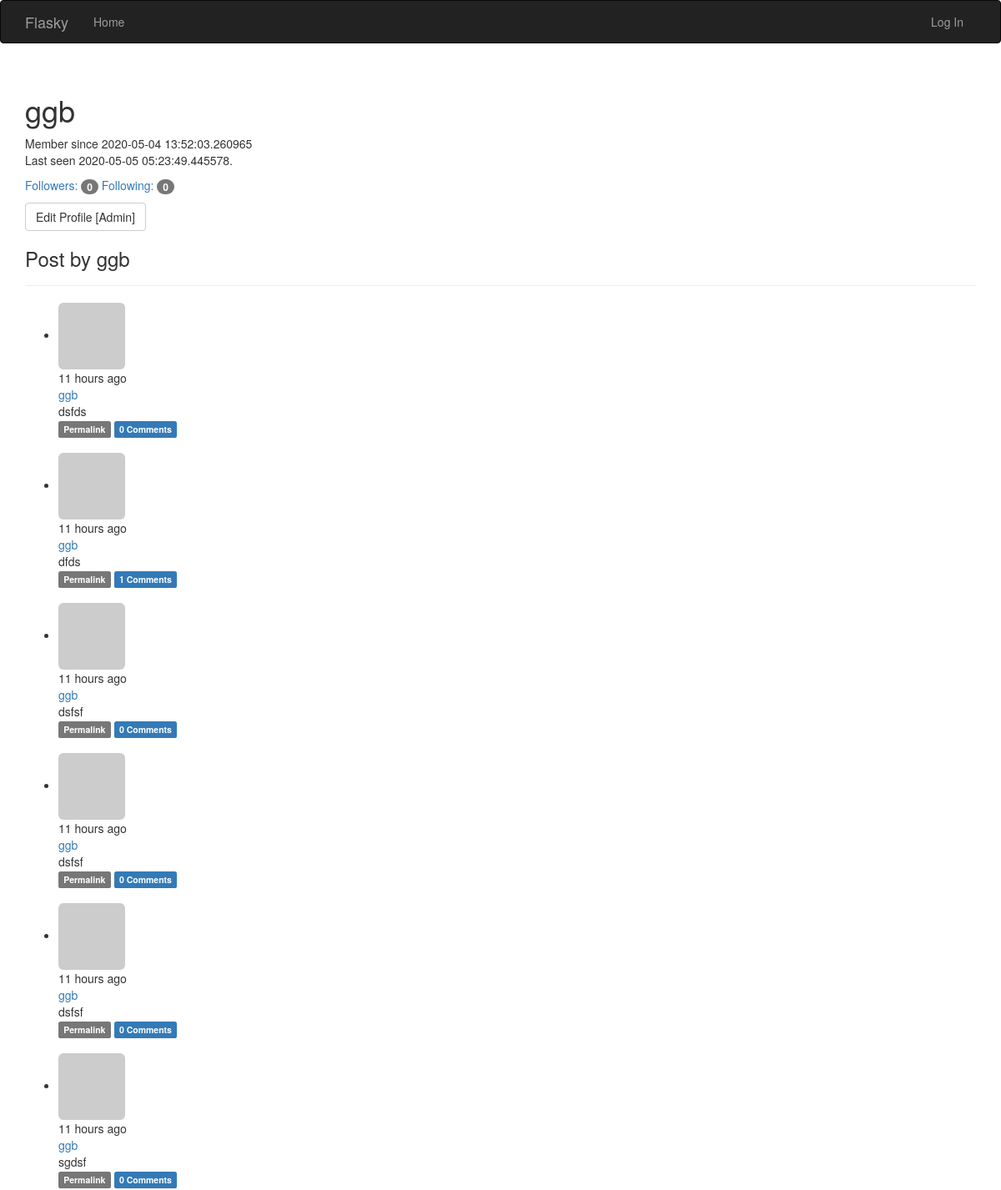
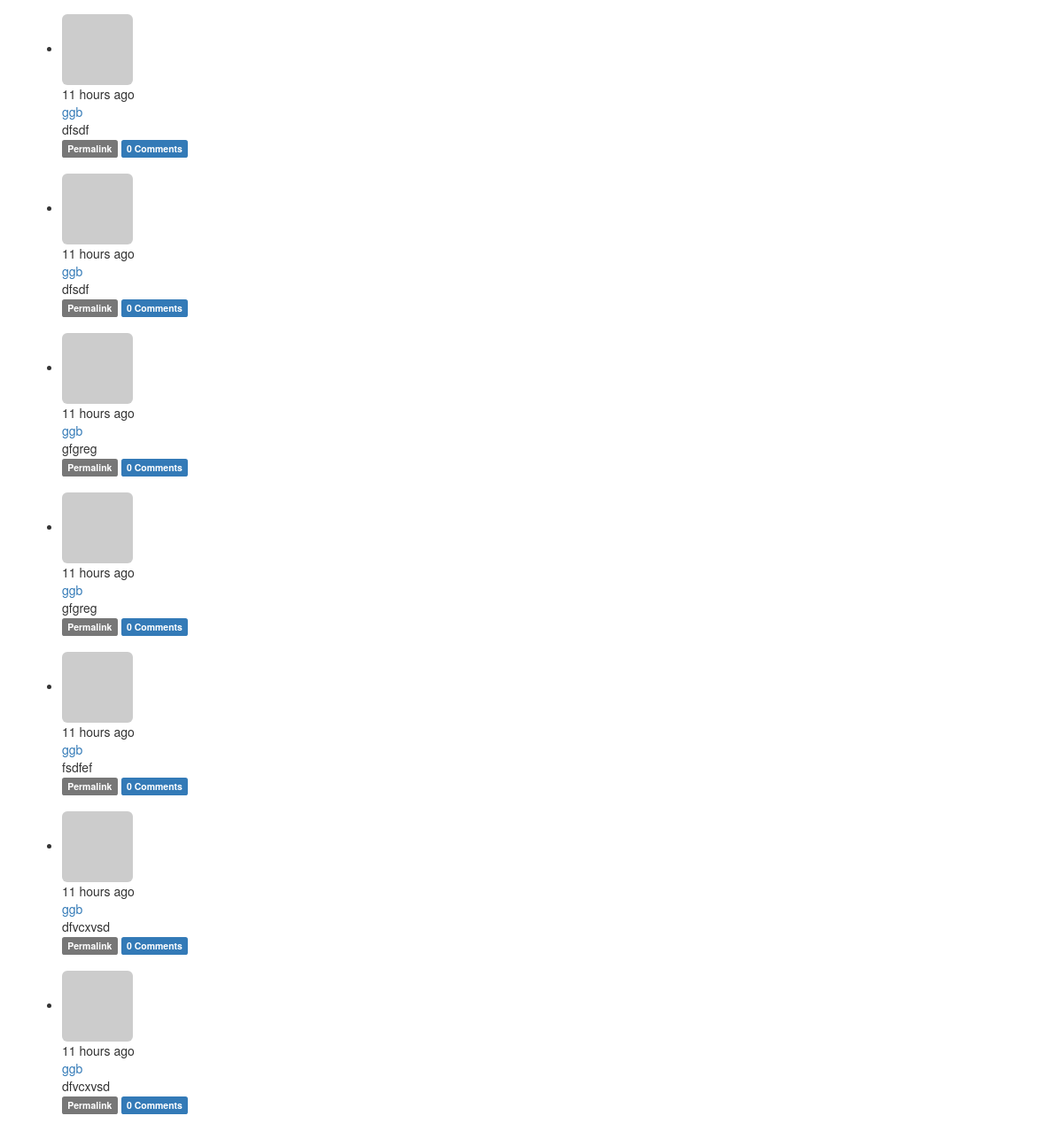
The app's page /user/ggb with its own data (2 pictures, top to bottom).
### app/models.py (models this page shows, shortened)
class User(UserMixin, db.Model):  # 用户要登录必须加UserMixin类
    __tablename__ = 'users'
    id = db.Column(db.Integer, primary_key=True)
    email = db.Column(db.String(64), unique=True, index=True)
    username = db.Column(db.String(64), unique=True, index=True)
    role_id = db.Column(db.Integer, db.ForeignKey('roles.id'))
    password_hash = db.Column(db.String(128))
    confirmed = db.Column(db.Boolean, default=False)  # boolean记住设默认值default=False
    name = db.Column(db.String(64))
    location = db.Column(db.String(64))
    about_me = db.Column(db.Text())
    member_since = db.Column(db.DateTime(), default=datetime.utcnow)  # utcnow后面没有参数
    last_seen = db.Column(db.DateTime(), default=datetime.utcnow)
    avatar_hash = db.Column(db.String(32))  # md5值
    posts = relationship('Post', backref='author', lazy='dynamic')
    followed = db.relationship('Follow',
                               foreign_keys=[Follow.follower_id],
                               backref=db.backref('follower', lazy='joined'),  # 注意这里的backref回引的是Follow模型即（关注的人，被关注的人）
                               lazy='dynamic',
                               cascade='all, delete-orphan')
    followers = db.relationship('Follow',
                               foreign_keys=[Follow.followed_id],
                               backref=db.backref('followed', lazy='joined'),
                               lazy='dynamic',
                               cascade='all, delete-orphan')
    comments = db.relationship('Comment', backref='author', lazy='dynamic')
    @property
    def password(self):
        raise AttributeError('password is not a readable attribute')  # 读异常
    def gravatar(self, size=100, default='identicon', rating='g'):
        url = 'https://secure.gravatar.com/avatar'
        hash = self.avatar_hash or self.gravatar_hash()
        return '{url}/{hash}?s={size}&d={default}&r={rating}'.format(
            url=url, hash=hash, size=size, default=default, rating=rating)

class Post(db.Model):
    __tablename__ = 'posts'
    id = db.Column(db.Integer, primary_key=True)
    body = db.Column(db.Text)
    timestamp = db.Column(db.DateTime, index=True, default=datetime.utcnow)  # 发表的时间
    author_id = db.Column(db.Integer, db.ForeignKey('users.id'))
    comments = db.relationship('Comment', backref='post', lazy='dynamic')

### app/main/views.py (the view)
@main.route('/user/<username>')
def user(username):
    user = User.query.filter_by(username=username).first_or_404()
    posts = user.posts.order_by(Post.timestamp.desc()).all()  # 每个user有个posts，直接来用就行了
    return render_template('user.html', user=user, posts=posts)

### app/__init__.py (called while the page is built)
def register_request_handlers(app):
    @app.after_request
    def query_profiler(response):
        for query in get_debug_queries():
            if query.duration >= app.config['FLASK_SLOW_DB_QUERY_TIME']:
                current_app.logger.warning(
                    'Slow query: %s\nParameters: %s\nDuration: %fs\nContext: %s\n'
                    % (query.statement, query.parameters, query.duration, query.context)
                )
        return response

### app/auth/views.py (called while the page is built)
@auth.before_app_request  # 蓝本的钩子，会应用到整个蓝本的请求上
def before_request():
    if current_user.is_authenticated:
        current_user.ping()
        if not current_user.confirmed \
                and request.endpoint \
                and request.blueprint != 'auth' \
                and request.endpoint != 'static':
            return redirect(url_for('auth.unconfirmed'))  # 当出现上面的情况，会强制转到auth.unconfirmed界面

### app/main/__init__.py (called while the page is built)
@main.app_context_processor  # 为了避免每次调用render_template都多添加一个模板参数，可以使用上下文处理器，让变量在所有模板中都可以使用
def inject_permissions():
    return dict(Permission=Permission)

### app/models.py (called while the page is built)
    def can(self, permissions):
        return False

    def is_administrator(self):
        return False

### app/templates/user.html (shortened to what this page needs)
{% extends "base.html" %}
{% block page_content %}
<div class="page-header">
    <h1>{{ user.username }}</h1>
    <p>
        Member since {{ user.member_since }}
        <br>
        Last seen {{ user.last_seen }}.
    </p>
    <p>
        <a href="{{ url_for('.followers', username=user.username) }}">Followers: <span class="badge">{{ user.followers.count() - 1 }}</span></a>
        <a href="{{ url_for('.followed_by', username=user.username) }}">Following: <span class="badge">{{ user.followed.count() - 1 }}</span></a>
    </p>
    <p>
        {% if current_user.is_administrator %}
        <a class="btn btn-default" href="{{ url_for('.edit_profile_admin', id=user.id) }}">
            Edit Profile [Admin]
        </a>
        {% endif %}
    </p>
    <h3>Post by {{ user.username }}</h3>
</div>
<div>
    {% include '_posts.html' %}
</div>
{% endblock %}

### app/templates/base.html (shortened to what this page needs)
{% extends "bootstrap/base.html" %}
{% block head %}
{{ super() }}
{% endblock %}
{% block navbar %}
<div class="navbar navbar-inverse" role="navigation">
    <div class="container">
        <div class="navbar-header">
            <a class="navbar-brand" href="{{ url_for('main.index') }}">Flasky</a>
        </div>
        <div class="navbar-collapse collapse">
            <ul class="nav navbar-nav">
                <li><a href="{{ url_for('main.index') }}">Home</a></li>
            </ul>
            <ul class="nav navbar-nav navbar-right">
                {% if current_user.is_authenticated %}
                <li class="dropdown">
                    <a href="#" class="dropdown-toggle" data-toggle="dropdown">
                        <img src="{{ current_user.gravatar(size=18) }}">
                        {{ current_user.email }} <b class="caret"></b>
                    </a>
                    <ul class="dropdown-menu">
                        <li><a href="{{ url_for('auth.logout') }}">Log Out</a></li>
                    </ul>
                </li>
                {% else %}
                <li><a href="{{ url_for('auth.login') }}">Log In</a></li>
                {% endif %}
            </ul>
        </div>
    </div>
</div>
{% endblock %}
{% block content %}
<div class="container">
    {% block page_content %}{% endblock %}
</div>
{% endblock %}

### app/templates/_posts.html (shortened to what this page needs)
<ul class="posts">
    {% for post in posts %}
    <li class="post">
        <div class="post-thumbnail">
            <a href="{{ url_for('.user', username=post.author.username) }}">
                <img class="img-rounded profile-thumbnail" src="{{ post.author.gravatar(size=40) }}">
            </a>
        </div>
        <div class="post-content">
            <div class="post-date">{{ moment(post.timestamp).fromNow() }}</div>
            <div class="post-author"><a href="{{ url_for('.user', username=post.author.username) }}">{{ post.author.username }}</a></div>
            <div class="post-body">
                {% if post.body_html %}
                    {{ post.body_html | safe }}
                {% else %}
                    {{ post.body }}
                {% endif %}
            </div>
            <div class="post-footer">
                <a href="{{ url_for('.post', id=post.id) }}">
                    <span class="label label-default">Permalink</span>
                </a>
                <a href="{{ url_for('.post', id=post.id) }}"#comments>
                    <span class="label label-primary">
                        {{ post.comments.count() }} Comments
                    </span>
                </a>
            </div>
        </div>
        <br>
    </li>
    {% endfor %}
</ul>

### records on screen
User: username "ggb", member_since "2020-05-04 13:52:03.260965", last_seen "2020-05-05 05:23:49.445578"
Post: timestamp "11 hours ago", author.username "ggb", body "dsfds", comments.count "0"
Post: timestamp "11 hours ago", author.username "ggb", body "dfds", comments.count "1"
Post: timestamp "11 hours ago", author.username "ggb", body "dsfsf", comments.count "0"
Post: timestamp "11 hours ago", author.username "ggb", body "dsfsf", comments.count "0"
Post: timestamp "11 hours ago", author.username "ggb", body "dsfsf", comments.count "0"
Post: timestamp "11 hours ago", author.username "ggb", body "sgdsf", comments.count "0"
Post: timestamp "11 hours ago", author.username "ggb", body "dfsdf", comments.count "0"
Post: timestamp "11 hours ago", author.username "ggb", body "dfsdf", comments.count "0"
Post: timestamp "11 hours ago", author.username "ggb", body "gfgreg", comments.count "0"
Post: timestamp "11 hours ago", author.username "ggb", body "gfgreg", comments.count "0"
Post: timestamp "11 hours ago", author.username "ggb", body "fsdfef", comments.count "0"
Post: timestamp "11 hours ago", author.username "ggb", body "dfvcxvsd", comments.count "0"
Post: timestamp "11 hours ago", author.username "ggb", body "dfvcxvsd", comments.count "0"

### other values on screen
{{ user.followers.count() - 1 }} "0"
{{ user.followed.count() - 1 }} "0"
